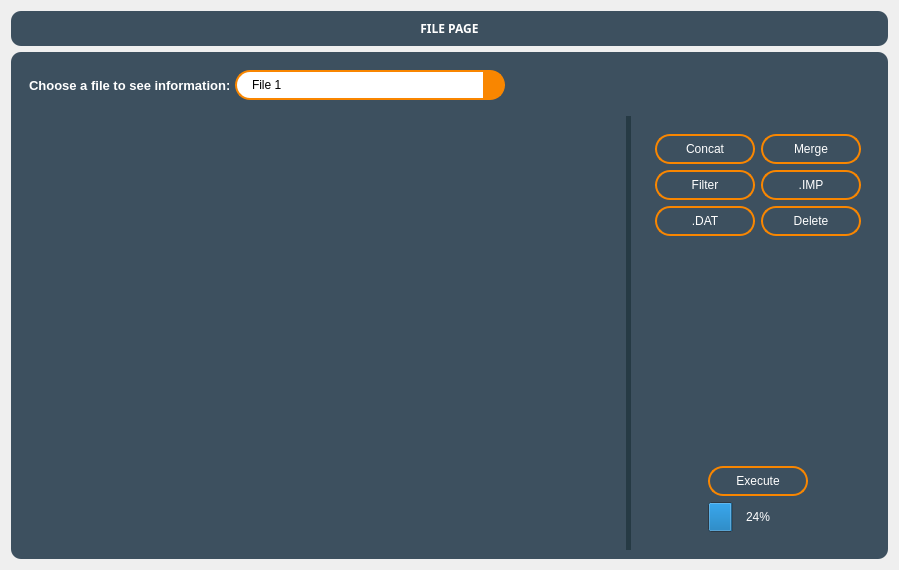
         <widget class="QWidget" name="file_page">
          <layout class="QVBoxLayout" name="verticalLayout_4">
           <item>
            <widget class="QFrame" name="file_page_header">
             <property name="font">
              <font>
               <family>NovaFlat</family>
               <bold>true</bold>
              </font>
             </property>
             <property name="styleSheet">
              <string notr="true">color:white;
	background-color: rgb(61, 80, 95);
	border-radius: 10px;</string>
             </property>
             <property name="frameShape">
              <enum>QFrame::Shape::StyledPanel</enum>
             </property>
             <property name="frameShadow">
              <enum>QFrame::Shadow::Raised</enum>
             </property>
             <layout class="QHBoxLayout" name="horizontalLayout_11">
              <item alignment="Qt::AlignmentFlag::Qt::AlignmentFlag::AlignTop">
               <widget class="QLabel" name="file_header">
                <property name="font">
                 <font>
                  <family>NovaFlat</family>
                  <bold>true</bold>
                 </font>
                </property>
                <property name="styleSheet">
                 <string notr="true">color: rgb(255, 255, 255);</string>
                </property>
                <property name="text">
                 <string>FILE PAGE</string>
                </property>
                <property name="alignment">
                 <set>Qt::AlignmentFlag::AlignCenter</set>
                </property>
               </widget>
              </item>
             </layout>
            </widget>
           </item>
           <item>
            <widget class="QFrame" name="file_page_main_screen">
             <property name="sizePolicy">
              <sizepolicy hsizetype="Preferred" vsizetype="Expanding">
               <horstretch>0</horstretch>
               <verstretch>0</verstretch>
              </sizepolicy>
             </property>
             <property name="styleSheet">
              <string notr="true">QWidget{
	color:white;
	background-color: rgb(61, 80, 95);
	border-radius: 10px;
}



</string>
             </property>
             <property name="frameShape">
              <enum>QFrame::Shape::StyledPanel</enum>
             </property>
             <property name="frameShadow">
              <enum>QFrame::Shadow::Raised</enum>
             </property>
             <layout class="QGridLayout" name="gridLayout_9">
              <item row="0" column="0" colspan="3">
               <widget class="QFrame" name="frame_5">
                <property name="frameShape">
                 <enum>QFrame::Shape::StyledPanel</enum>
                </property>
                <property name="frameShadow">
                 <enum>QFrame::Shadow::Raised</enum>
                </property>
                <layout class="QHBoxLayout" name="horizontalLayout_2">
                 <item>
                  <layout class="QHBoxLayout" name="horizontalLayout">
                   <item>
                    <widget class="QLabel" name="filechooseLabel">
                     <property name="minimumSize">
                      <size>
                       <width>200</width>
                       <height>31</height>
                      </size>
                     </property>
                     <property name="maximumSize">
                      <size>
                       <width>200</width>
                       <height>31</height>
                      </size>
                     </property>
                     <property name="font">
                      <font>
                       <pointsize>10</pointsize>
                       <bold>true</bold>
                      </font>
                     </property>
                     <property name="text">
                      <string>Choose a file to see information:</string>
                     </property>
                    </widget>
                   </item>
                   <item>
                    <widget class="QComboBox" name="FileListCombox">
                     <property name="minimumSize">
                      <size>
                       <width>270</width>
                       <height>30</height>
                      </size>
                     </property>
                     <property name="maximumSize">
                      <size>
                       <width>270</width>
                       <height>30</height>
                      </size>
                     </property>
                     <property name="styleSheet">
                      <string notr="true">QComboBox{
	background-color: white;
	border-radius: 15px;
	border: 2px solid #F98600;
	color: black;
	padding-left: 15px;
    padding-right: 10px;
}

QComboBox::drop-down {
    border: none;
    width: 20px;  /*tamanho da seta*/
    background-color: #F98600;
    border-top-right-radius: 10px;
    border-bottom-right-radius: 10px;
}

QComboBox::down-arrow {
    width: 10px;
    height: 10px;
}

QComboBox QAbstractItemView {
    border: 1px solid #F98600;
    background-color: white;
    color: black;
    selection-background-color: orange;
    selection-color: black;
    padding: 5px;
    border-radius: 5px;
}</string>
                     </property>
                     <item>
                      <property name="text">
                       <string>File 1</string>
                      </property>
                     </item>
                     <item>
                      <property name="text">
                       <string>File 2</string>
                      </property>
                     </item>
                     <item>
                      <property name="text">
                       <string>File 3</string>
                      </property>
                     </item>
                    </widget>
                   </item>
                   <item>
                    <spacer name="horizontalSpacer_32">
                     <property name="orientation">
                      <enum>Qt::Orientation::Horizontal</enum>
                     </property>
                     <property name="sizeHint" stdset="0">
                      <size>
                       <width>40</width>
                       <height>20</height>
                      </size>
                     </property>
                    </spacer>
                   </item>
                  </layout>
                 </item>
                </layout>
               </widget>
              </item>
              <item row="1" column="0">
               <widget class="QScrollArea" name="InformationAreaFiles">
                <property name="minimumSize">
                 <size>
                  <width>600</width>
                  <height>0</height>
                 </size>
                </property>
                <property name="widgetResizable">
                 <bool>true</bool>
                </property>
                <widget class="QWidget" name="scrollAreaWidgetContents">
                 <property name="geometry">
                  <rect>
                   <x>0</x>
                   <y>0</y>
                   <width>600</width>
                   <height>502</height>
                  </rect>
                 </property>
                </widget>
               </widget>
              </item>
              <item row="1" column="1">
               <widget class="Line" name="line">
                <property name="sizePolicy">
                 <sizepolicy hsizetype="Fixed" vsizetype="Expanding">
                  <horstretch>0</horstretch>
                  <verstretch>0</verstretch>
                 </sizepolicy>
                </property>
                <property name="minimumSize">
                 <size>
                  <width>5</width>
                  <height>0</height>
                 </size>
                </property>
                <property name="maximumSize">
                 <size>
                  <width>5</width>
                  <height>16777215</height>
                 </size>
                </property>
                <property name="styleSheet">
                 <string notr="true">background-color: rgb(38, 58, 68);</string>
                </property>
                <property name="orientation">
                 <enum>Qt::Orientation::Vertical</enum>
                </property>
               </widget>
              </item>
              <item row="1" column="2">
               <widget class="QFrame" name="FunctionsFrame">
                <property name="maximumSize">
                 <size>
                  <width>350</width>
                  <height>16777215</height>
                 </size>
                </property>
                <property name="frameShape">
                 <enum>QFrame::Shape::StyledPanel</enum>
                </property>
                <property name="frameShadow">
                 <enum>QFrame::Shadow::Raised</enum>
                </property>
                <layout class="QGridLayout" name="gridLayout_10">
                 <item row="0" column="0">
                  <widget class="QFrame" name="ButtonsFilesFrame">
                   <property name="sizePolicy">
                    <sizepolicy hsizetype="Expanding" vsizetype="Preferred">
                     <horstretch>0</horstretch>
                     <verstretch>0</verstretch>
                    </sizepolicy>
                   </property>
                   <property name="styleSheet">
                    <string notr="true"/>
                   </property>
                   <property name="frameShape">
                    <enum>QFrame::Shape::StyledPanel</enum>
                   </property>
                   <property name="frameShadow">
                    <enum>QFrame::Shadow::Raised</enum>
                   </property>
                   <layout class="QGridLayout" name="gridLayout_7">
                    <item row="0" column="0">
                     <widget class="QPushButton" name="ConcatButrton">
                      <property name="minimumSize">
                       <size>
                        <width>100</width>
                        <height>30</height>
                       </size>
                      </property>
                      <property name="maximumSize">
                       <size>
                        <width>120</width>
                        <height>30</height>
                       </size>
                      </property>
                      <property name="styleSheet">
                       <string notr="true">QPushButton{
	background-color: rgb(61, 80, 95);
	border-radius: 15px;
	border: 2px solid #F98600;
}

QPushButton:hover{
	color: #F98600;
	font-size: 14px;
}

QPushButton:checked{
	color: white;
	
	background-color: rgb(125, 63, 0);
	font-size: 14px;
}</string>
                      </property>
                      <property name="text">
                       <string>Concat</string>
                      </property>
                      <property name="checkable">
                       <bool>true</bool>
                      </property>
                     </widget>
                    </item>
                    <item row="0" column="1">
                     <widget class="QPushButton" name="MergeButton">
                      <property name="minimumSize">
                       <size>
                        <width>100</width>
                        <height>30</height>
                       </size>
                      </property>
                      <property name="maximumSize">
                       <size>
                        <width>120</width>
                        <height>30</height>
                       </size>
                      </property>
                      <property name="styleSheet">
                       <string notr="true">QPushButton{
	background-color: rgb(61, 80, 95);
	border-radius: 15px;
	border: 2px solid #F98600;
}

QPushButton:hover{
	color: #F98600;
	font-size: 14px;
}

QPushButton:checked{
	color: white;
	background-color: rgb(125, 63, 0);
	font-size: 14px;
}</string>
                      </property>
                      <property name="text">
                       <string>Merge</string>
                      </property>
                      <property name="checkable">
                       <bool>true</bool>
                      </property>
                     </widget>
                    </item>
                    <item row="1" column="0">
                     <widget class="QPushButton" name="FilterButton">
                      <property name="minimumSize">
                       <size>
                        <width>100</width>
                        <height>30</height>
                       </size>
                      </property>
                      <property name="maximumSize">
                       <size>
                        <width>120</width>
                        <height>30</height>
                       </size>
                      </property>
                      <property name="styleSheet">
                       <string notr="true">QPushButton{
	background-color: rgb(61, 80, 95);
	border-radius: 15px;
	border: 2px solid #F98600;
}

QPushButton:hover{
	color: #F98600;
	font-size: 14px;
}

QPushButton:checked{
	color: white;
	background-color: rgb(125, 63, 0);
	font-size: 14px;
}</string>
                      </property>
                      <property name="text">
                       <string>Filter</string>
                      </property>
                      <property name="checkable">
                       <bool>true</bool>
                      </property>
                     </widget>
                    </item>
                    <item row="1" column="1">
                     <widget class="QPushButton" name="ImpButton">
                      <property name="minimumSize">
                       <size>
                        <width>100</width>
                        <height>30</height>
                       </size>
                      </property>
                      <property name="maximumSize">
                       <size>
                        <width>120</width>
                        <height>30</height>
                       </size>
                      </property>
                      <property name="styleSheet">
                       <string notr="true">QPushButton{
	background-color: rgb(61, 80, 95);
	border-radius: 15px;
	border: 2px solid #F98600;
}

QPushButton:hover{
	color: #F98600;
	font-size: 14px;
}

QPushButton:checked{
	color: white;
	background-color: rgb(125, 63, 0);
	font-size: 14px;
}</string>
                      </property>
                      <property name="text">
                       <string>.IMP</string>
                      </property>
                      <property name="checkable">
                       <bool>true</bool>
                      </property>
                     </widget>
                    </item>
                    <item row="2" column="0">
                     <widget class="QPushButton" name="DatButton">
                      <property name="minimumSize">
                       <size>
                        <width>100</width>
                        <height>30</height>
                       </size>
                      </property>
                      <property name="maximumSize">
                       <size>
                        <width>120</width>
                        <height>30</height>
                       </size>
                      </property>
                      <property name="styleSheet">
                       <string notr="true">QPushButton{
	background-color: rgb(61, 80, 95);
	border-radius: 15px;
	border: 2px solid #F98600;
}

QPushButton:hover{
	color: #F98600;
	font-size: 14px;
}

QPushButton:checked{
	color: white;
	background-color: rgb(125, 63, 0);
	font-size: 14px;
}</string>
                      </property>
                      <property name="text">
                       <string>.DAT</string>
                      </property>
                      <property name="checkable">
                       <bool>true</bool>
                      </property>
                     </widget>
                    </item>
                    <item row="2" column="1">
                     <widget class="QPushButton" name="DeleteButton">
                      <property name="minimumSize">
                       <size>
                        <width>100</width>
                        <height>30</height>
                       </size>
                      </property>
                      <property name="maximumSize">
                       <size>
                        <width>120</width>
                        <height>30</height>
                       </size>
                      </property>
                      <property name="styleSheet">
                       <string notr="true">QPushButton{
	background-color: rgb(61, 80, 95);
	border-radius: 15px;
	border: 2px solid #F98600;
}

QPushButton:hover{
	color: #F98600;
	font-size: 14px;
}

QPushButton:checked{
	color: white;
	background-color: rgb(125, 63, 0);
	font-size: 14px;
}</string>
                      </property>
                      <property name="text">
                       <string>Delete</string>
                      </property>
                      <property name="checkable">
                       <bool>true</bool>
                      </property>
                     </widget>
                    </item>
                   </layout>
                  </widget>
                 </item>
                 <item row="1" column="0">
                  <widget class="QFrame" name="FilterFieldFile">
                   <property name="sizePolicy">
                    <sizepolicy hsizetype="Expanding" vsizetype="Preferred">
                     <horstretch>0</horstretch>
                     <verstretch>0</verstretch>
                    </sizepolicy>
                   </property>
                   <property name="minimumSize">
                    <size>
                     <width>0</width>
                     <height>200</height>
                    </size>
                   </property>
                   <property name="frameShape">
                    <enum>QFrame::Shape::StyledPanel</enum>
                   </property>
                   <property name="frameShadow">
                    <enum>QFrame::Shadow::Raised</enum>
                   </property>
                  </widget>
                 </item>
                 <item row="2" column="0">
                  <layout class="QHBoxLayout" name="horizontalLayout_7">
                   <item>
                    <spacer name="horizontalSpacer_35">
                     <property name="orientation">
                      <enum>Qt::Orientation::Horizontal</enum>
                     </property>
                     <property name="sizeHint" stdset="0">
                      <size>
                       <width>28</width>
                       <height>17</height>
                      </size>
                     </property>
                    </spacer>
                   </item>
                   <item>
                    <widget class="QFrame" name="frame_8">
                     <property name="frameShape">
                      <enum>QFrame::Shape::StyledPanel</enum>
                     </property>
                     <property name="frameShadow">
                      <enum>QFrame::Shadow::Raised</enum>
                     </property>
                     <layout class="QGridLayout" name="gridLayout_8">
                      <item row="0" column="0">
                       <widget class="QPushButton" name="ExcuteButton">
                        <property name="minimumSize">
                         <size>
                          <width>100</width>
                          <height>30</height>
                         </size>
                        </property>
                        <property name="maximumSize">
                         <size>
                          <width>100</width>
                          <height>30</height>
                         </size>
                        </property>
                        <property name="styleSheet">
                         <string notr="true">QPushButton{
	background-color: rgb(61, 80, 95);
	border-radius: 15px;
	border: 2px solid #F98600;
}

QPushButton:checked{
	color: #F98600;
	font-size: 14px;
}</string>
                        </property>
                        <property name="text">
                         <string>Execute</string>
                        </property>
                        <property name="checkable">
                         <bool>true</bool>
                        </property>
                       </widget>
                      </item>
                      <item row="1" column="0">
                       <widget class="QProgressBar" name="progressBarExecute">
                        <property name="minimumSize">
                         <size>
                          <width>100</width>
                          <height>30</height>
                         </size>
                        </property>
                        <property name="maximumSize">
                         <size>
                          <width>100</width>
                          <height>30</height>
                         </size>
                        </property>
                        <property name="value">
                         <number>24</number>
                        </property>
                        <property name="alignment">
                         <set>Qt::AlignmentFlag::AlignCenter</set>
                        </property>
                       </widget>
                      </item>
                     </layout>
                    </widget>
                   </item>
                   <item>
                    <spacer name="horizontalSpacer_36">
                     <property name="orientation">
                      <enum>Qt::Orientation::Horizontal</enum>
                     </property>
                     <property name="sizeHint" stdset="0">
                      <size>
                       <width>28</width>
                       <height>17</height>
                      </size>
                     </property>
                    </spacer>
                   </item>
                  </layout>
                 </item>
                </layout>
               </widget>
              </item>
             </layout>
            </widget>
           </item>
          </layout>
         </widget>
